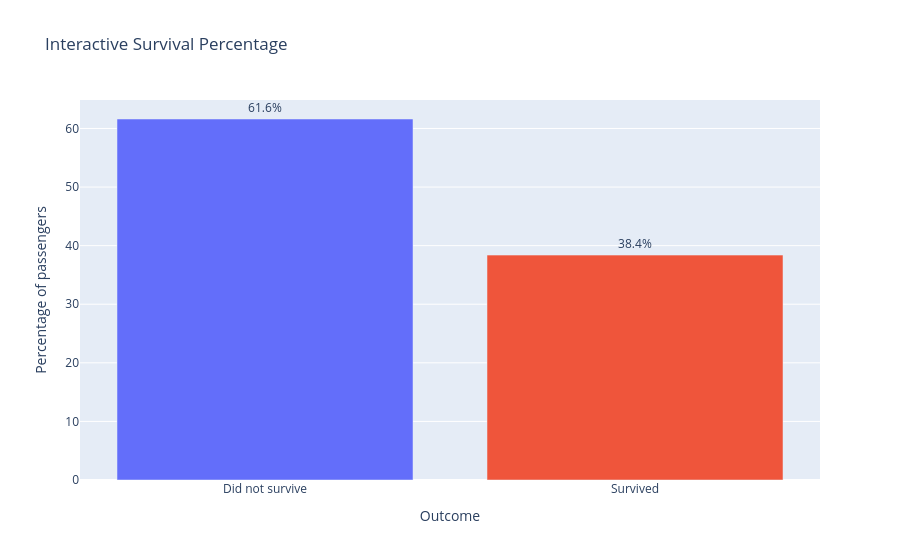

This figure's notebook cell:
### Markdown cell above
Plotly is useful here because its interactive bars let a reader inspect exact survival percentages in a live notebook.

### Code cell
survival_plot = survival_pct.rename(index={0: 'Did not survive', 1: 'Survived'}).reset_index()
survival_plot.columns = ['Outcome', 'Percentage']
fig = px.bar(survival_plot, x='Outcome', y='Percentage', text='Percentage', color='Outcome', title='Interactive Survival Percentage')
fig.update_traces(texttemplate='%{text:.1f}%', textposition='outside')
fig.update_layout(yaxis_title='Percentage of passengers', showlegend=False)
fig.show()

### Figure 1 — Plotly figure (JSON) as saved in the notebook; plotly's stock layout.template omitted (floating-point values rounded to 4 significant figures)
{"data": [{"hovertemplate": "Outcome=%{x}<br>Percentage=%{text}<extra></extra>", "legendgroup": "Did not survive", "marker": {"color": "#636efa", "pattern": {"shape": ""}}, "name": "Did not survive", "orientation": "v", "showlegend": true, "text": [61.62], "textposition": "outside", "texttemplate": "%{text:.1f}%", "type": "bar", "x": ["Did not survive"], "xaxis": "x", "y": [61.62], "yaxis": "y"}, {"hovertemplate": "Outcome=%{x}<br>Percentage=%{text}<extra></extra>", "legendgroup": "Survived", "marker": {"color": "#EF553B", "pattern": {"shape": ""}}, "name": "Survived", "orientation": "v", "showlegend": true, "text": [38.38], "textposition": "outside", "texttemplate": "%{text:.1f}%", "type": "bar", "x": ["Survived"], "xaxis": "x", "y": [38.38], "yaxis": "y"}], "layout": {"barmode": "relative", "legend": {"title": {"text": "Outcome"}, "tracegroupgap": 0}, "showlegend": false, "title": {"text": "Interactive Survival Percentage"}, "xaxis": {"anchor": "y", "categoryarray": ["Did not survive", "Survived"], "categoryorder": "array", "domain": [0, 1], "title": {"text": "Outcome"}}, "yaxis": {"anchor": "x", "domain": [0, 1], "title": {"text": "Percentage of passengers"}}}}
